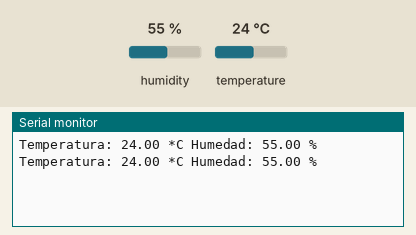
Recording of a sketch running on a simulated Arduino Uno, built with avr-gcc and run on an emulated ATmega328P. Parts: the last lines printed to the serial monitor. The inputs (shaded band) are chosen by the test bench; at power-on: humidity 55 %, temperature 24 °C.

Above: at 4.8 s.
4.9 s: humidity set to 22 %
At 7.0 s:
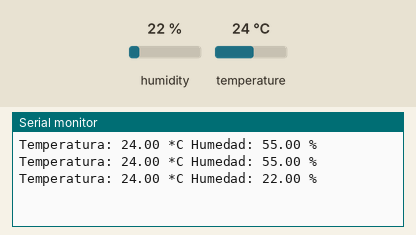
7.9 s: temperature set to 12 °C
At 9.3 s:
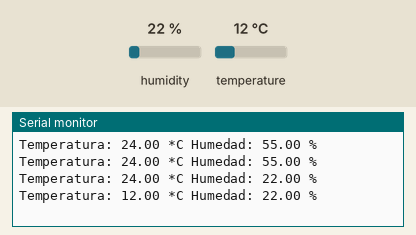
10.9 s: humidity set to 40 %
At 12.8 s:
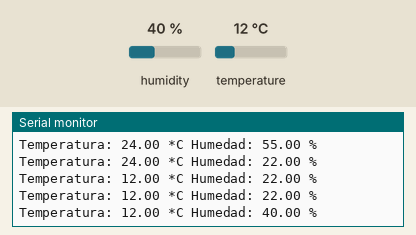
Timing chart, 0 to 14.3 s (numbered marks = the images above; inputs shaded):
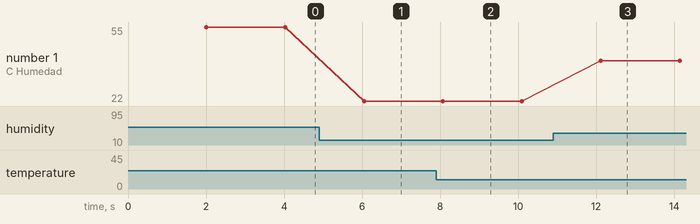

The sketch:

ArduinoUno.ino
```cpp
/*
      cosas para tener en cuenta
      1. al subir el codigo los cables RX y TX tienen que estar desconectados.
*/

#include <SoftwareSerial.h>   // Libreria necesaria para la comunicacion.
#include "DHT.h"

#define DHTPIN 13   // Pin donde está conectado el sensor dht22.
#define rxPin 2   // Establecer a pin 2 como rx.
#define txPin 3   // Establecer a pin 3 como tx.
// Evitar ocupar pines 0 y 1 para prevenir bugs.

#define DHTTYPE DHT22   // Definir tipo de sensor.

DHT dht(DHTPIN, DHTTYPE);


float h,t;    // Definir variables que ocupara el sensor para almacenar datos.

SoftwareSerial Trans(rxPin, txPin);   // Pines para Rx y Tx.

void setup()
{
  pinMode (txPin , OUTPUT);   // Declarar txPin como salida.
  Serial.begin(9600);
  Trans.begin(9600);    //Velocidad de transferencia de datos.
  dht.begin();
}

void loop()
{

    delay(2000);    // Tiempo de espera
    h = dht.readHumidity();   // Leer humedad y temperatura y almacenar los datos en una variable.
    t = dht.readTemperature();
    if (isnan(h) || isnan(t))   //Si no se lee valor numérico indicamos el fallo y volvemos a comprobar.
    {
      Serial.println("Failed to read from DHT sensor!");
      return;
    }
    Serial.print("Temperatura: ");
    Serial.print(t);
    Serial.print(" *C ");
    Serial.print("Humedad: ");
    Serial.print(h);
    Serial.print(" %\t");

    Serial.print(" \n");
    // Se imprimen los datos en monitor serial del arduino para pruebas.


    Trans.println('T'+ String(t)+'H'+ String(h));
    // Enviar datos en una cadena.
    // 'T' es el char identificador para que el receptor busque el dato en la memoria.
    // t es el parametro que recibe la funcion para enviar el dato (este se pasa a string).
    // Para evitar bugs es importante ocupar el mismo formato ('T' + String(t)).
    // Para concatenar se ocupa el simbolo +
}
```

Measured:
- after the input at 4.9 s, the serial monitor: prints a new line after 1.1 s (image 1)
- after the input at 7.9 s, the serial monitor: prints a new line after 0.17 s (image 2)
- after the input at 10.9 s, the serial monitor: prints a new line after 1.2 s (image 3)
- plotted number 1: 55 → 22 after the input at 4.9 s, 22 → 40 after the input at 10.9 s
